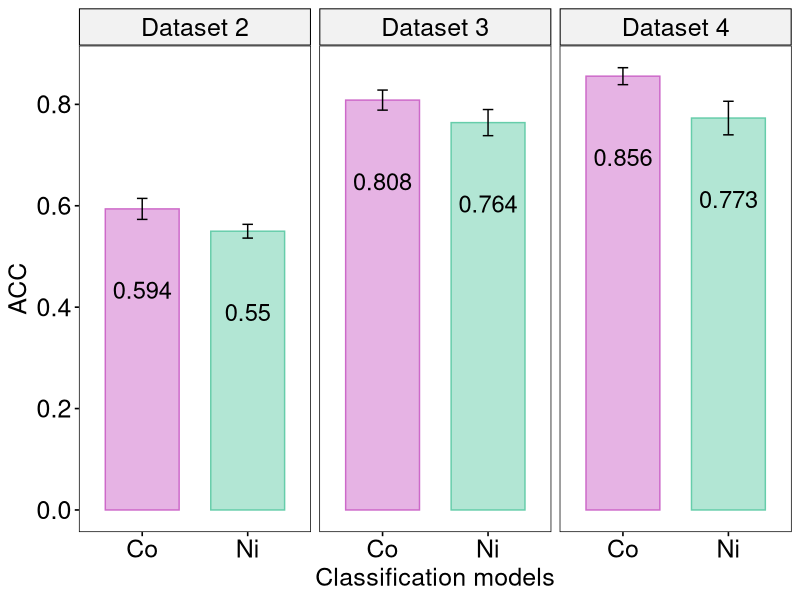
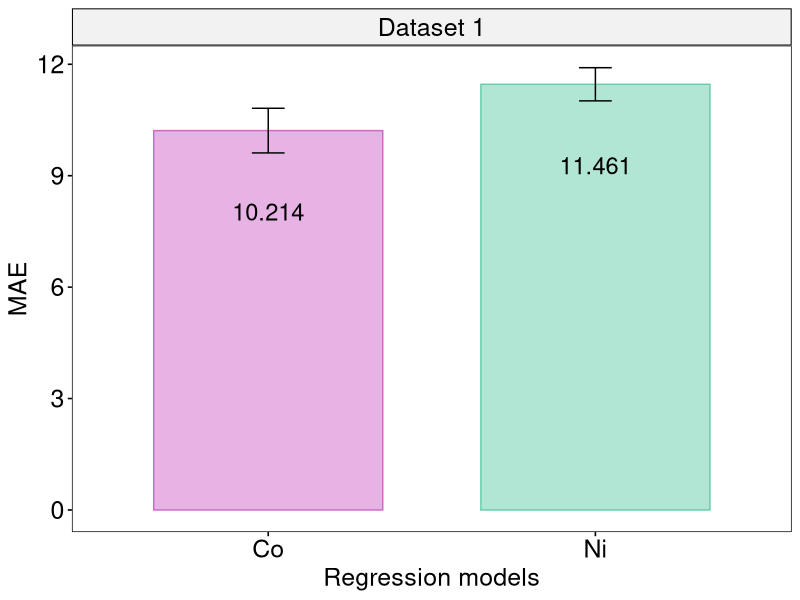
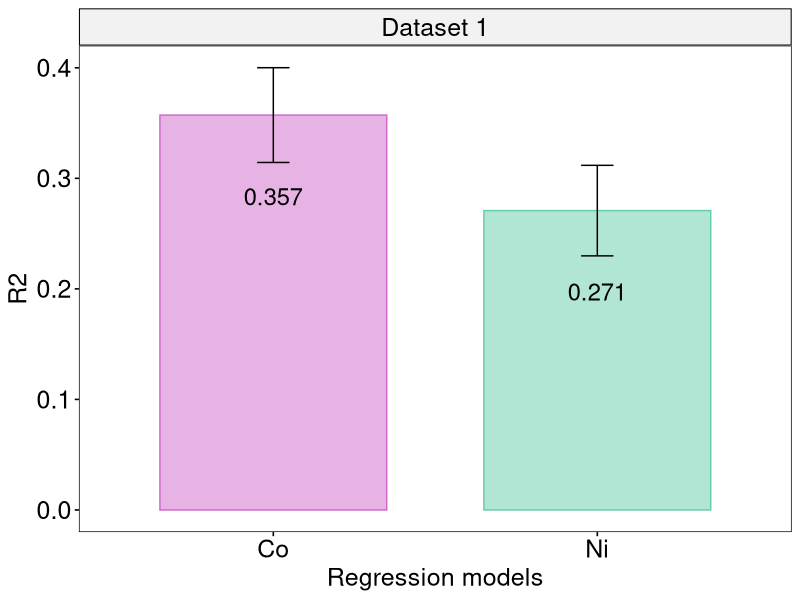

These charts were generated, in order, by the following R code: (Note: this script raises an error after producing the figures.)
library("ggpubr")
library("svglite")

########################################################################
df <- read.csv("reg_plot.csv", check.names = FALSE)

plotR2 <- ggbarplot(df, x = "Metal", y = "R2",
                    add = "mean_sd", label = TRUE, lab.vjust = 5, 
                    add.params = list(color = "black"),
                    lab.size = 6, lab.nb.digits = 3,
                    color = "Metal",
                    fill = "Metal",
                    alpha = 0.5,
                    palette = c("orchid3","aquamarine3"),
                    facet.by = "Dataset",
                    xlab = "Regression models",
                    ylab = "R2",
                    ggtheme = theme_pubr(),
                    font.x = c(18, "plain", "black"),
                    font.y = c(18, "plain", "black"),
                    font.tickslab = c(18, "plain", "black"),
                    legend = "none") + 
  scale_y_continuous(
    breaks = seq(from = 0, to = 1, by = 0.1)
  ) +
  theme(
    strip.text.x = element_text(size = 18, color = "black", face = "plain")
  ) +
  border(size = 0.5)

plotMAE <- ggbarplot(df, x = "Metal", y = "MAE",
                     add = "mean_sd", label = TRUE, lab.vjust = 5,
                     add.params = list(color = "black"),
                     lab.size = 6, lab.nb.digits = 3,
                     color = "Metal",
                     fill = "Metal",
                     alpha = 0.5,
                     palette = c("orchid3","aquamarine3"),
                     facet.by = "Dataset",
                     xlab = "Regression models",
                     ylab = "MAE",
                     ggtheme = theme_pubr(),
                     font.x = c(18, "plain", "black"),
                     font.y = c(18, "plain", "black"),
                     font.tickslab = c(18, "plain", "black"),
                     legend = "none") + 
  scale_y_continuous(
    breaks = seq(from = 0, to = 20, by = 3)
  ) +
  theme(
    strip.text.x = element_text(size = 18, color = "black", face = "plain")
  ) +
  border(size = 0.5)

df <- read.csv("class_plot.csv", check.names = FALSE)

plotAUC <- ggbarplot(df, x = "Metal", y = "AUC-ROC",
                     add = "mean_sd", label = TRUE, lab.vjust = 5,
                     add.params = list(color = "black"),
                     lab.size = 6, lab.nb.digits = 3,
                     color = "Metal",
                     fill = "Metal",
                     alpha = 0.5,
                     palette = c("orchid3","aquamarine3"),
                     facet.by = "Dataset",
                     xlab = "Classification models",
                     ylab = "AUC-ROC",
                     ggtheme = theme_pubr(),
                     font.x = c(18, "plain", "black"),
                     font.y = c(18, "plain", "black"),
                     font.tickslab = c(18, "plain", "black"),
                     legend = "none") + 
  scale_y_continuous(
    breaks = seq(from = 0, to = 1, by = 0.2)
  ) +
  theme(
    strip.text.x = element_text(size = 18, color = "black", face = "plain")
  ) +
  border(size = 0.5)

plotACC <- ggbarplot(df, x = "Metal", y = "ACC",
                     add = "mean_sd", label = TRUE, lab.vjust = 5,
                     add.params = list(color = "black"),
                     lab.size = 6, lab.nb.digits = 3,
                     color = "Metal",
                     fill = "Metal",
                     alpha = 0.5,
                     palette = c("orchid3","aquamarine3"),
                     facet.by = "Dataset",
                     xlab = "Classification models",
                     ylab = "ACC",
                     ggtheme = theme_pubr(),
                     font.x = c(18, "plain", "black"),
                     font.y = c(18, "plain", "black"),
                     font.tickslab = c(18, "plain", "black"),
                     legend = "none") + 
  scale_y_continuous(
    breaks = seq(from = 0, to = 1, by = 0.2)
  ) +
  theme(
    strip.text.x = element_text(size = 18, color = "black", face = "plain")
  ) +
  border(size = 0.5)


plot2 <- ggarrange(ggarrange(plotR2, plotMAE,
                             labels = c("A", "B"),
                             font.label = list(size = 20),
                             ncol = 2, nrow = 1),
                   plotAUC, plotACC,
                   labels = c("","C", "D"),
                   font.label = list(size = 20),
                   ncol = 1, nrow = 3)
  
  
ggsave(file = "Fig_7.svg", 
       plot = plot2, width = 10, height = 10)

ggsave(file = "Fig_7.png",   
       plot = plot2, width = 10, height = 10, dpi = 600)
